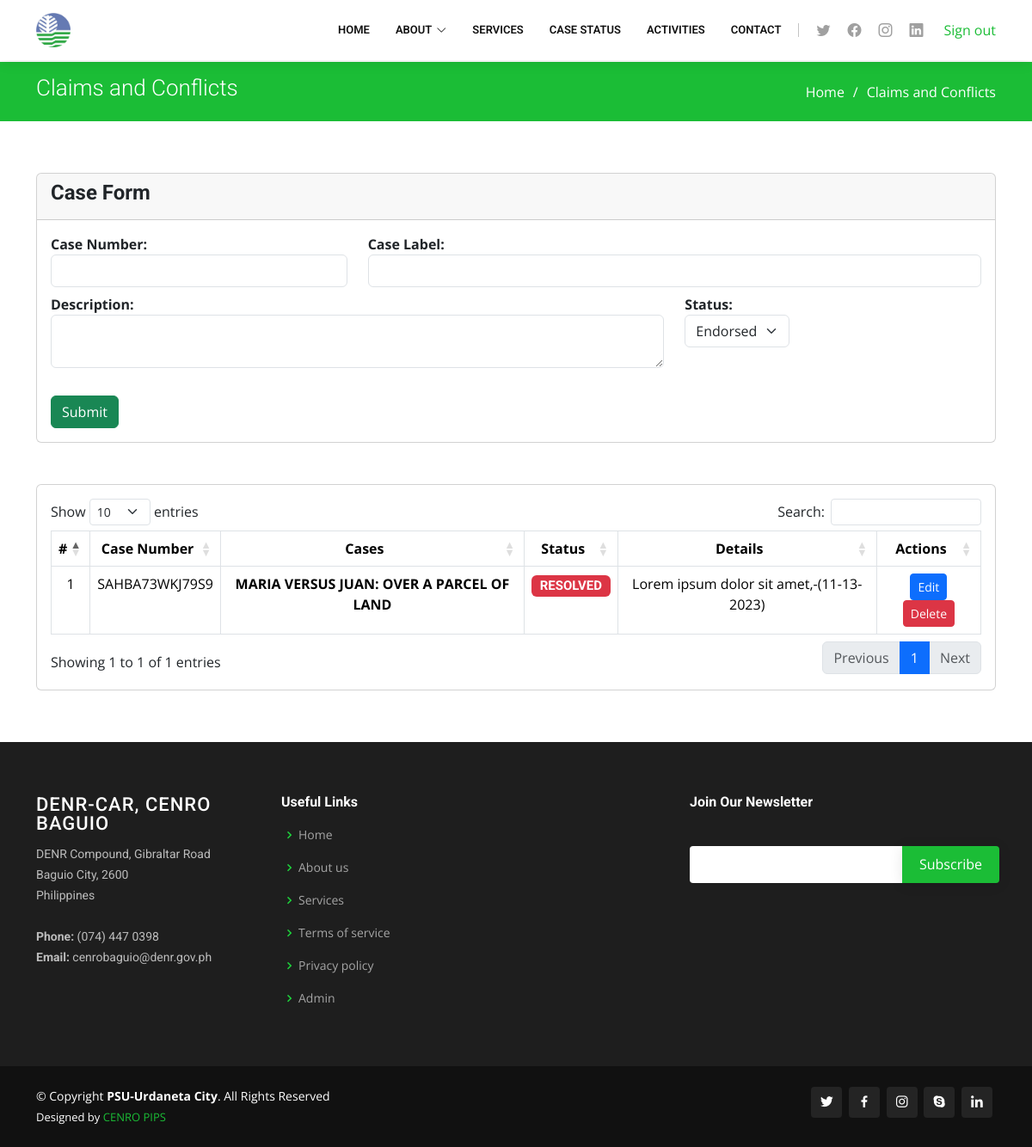
/cases.php (signed in), run on the app's committed database.
### tables this page shows
CREATE TABLE `cases` (
  `case_id` int(11) NOT NULL,
  `case_number` varchar(100) NOT NULL,
  `case_desc` varchar(255) NOT NULL,
  `case_details` varchar(255) NOT NULL,
  `stat` int(11) NOT NULL DEFAULT 1
);

### cases.php (the view, shortened to what this page needs)
<!DOCTYPE html>
<html lang="en">
<head>
  <link href="assets/vendor/animate.css/animate.min.css" rel="stylesheet">
  <link href="assets/vendor/aos/aos.css" rel="stylesheet">
  <link href="assets/vendor/bootstrap/css/bootstrap.min.css" rel="stylesheet">
  <link href="assets/vendor/bootstrap-icons/bootstrap-icons.css" rel="stylesheet">
  <link href="assets/vendor/boxicons/css/boxicons.min.css" rel="stylesheet">
  <link href="assets/vendor/glightbox/css/glightbox.min.css" rel="stylesheet">
  <link href="assets/vendor/remixicon/remixicon.css" rel="stylesheet">
  <link href="assets/vendor/swiper/swiper-bundle.min.css" rel="stylesheet">
  <link href="assets/css/style.css" rel="stylesheet">
  <link rel="stylesheet" href="https://cdn.datatables.net/1.13.6/css/dataTables.bootstrap5.min.css">
</head>
<body>
  <?php
  include "navbar.php";
  include "config.php";
  ?>
  <main id="main">
    <section id="breadcrumbs" class="breadcrumbs">
      <div class="container">
        <div class="d-flex justify-content-between align-items-center">
          <h2>Claims and Conflicts</h2>
          <ol>
            <li><a href="index.php">Home</a></li>
            <li>Claims and Conflicts</li>
          </ol>
        </div>
      </div>
    </section>
    <section id="portfolio" class="portfolio">
      <div class="container">
          <div class="row">
            <?php
              if(isset($_SESSION['user_id']) != 0){
            ?>
            <div class="col-md-12 mb-5">
                <form id="form" action="process_form.php" method="POST">
                    <div class="card">
                        <div class="card-header">
                            <h4><b>Case Form</b></h4>
                        </div>
                        <div class="card-body">
                            <div class="row">
                              <div class="col-4">
                                <label class="control-label"><b>Case Number:</b></label><br>
                                <input type="text" class="form-control mb-2" name="caseNum" required>
                              </div>
                              <div class="col-8">
                                <label class="control-label"><b>Case Label:</b></label>
                                <input type="text" class="form-control mb-2" name="label" required>
                              </div>
                              <div class="col-8">
                                <label class="control-label"><b>Description:</b></label>
                                <textarea  class="form-control mb-2" name="caseDetails" required></textarea>
                              </div>
                              <div class="col-auto">
                                <label class="control-label"><b>Status:</b></label><br>
                                <select class="form-select" name="status" id="status">
                                    <option value="2">Endorsed</option>
                                </select>
                              </div>
                            </div>
                            <br>
                            <button class="btn btn-success" type="submit" id="submitButton">Submit</button>
                        </div>
                    </div>
                </form>
            </div>
            <?php } ?>
            <div class="col-md-12">
              <div class="card md-3">
                <div class="card-body">
                  <table id="myTable" class="table table-bordered">
                    <thead>
                      <th class="text-center">#</th>
                      <th class="text-center">Case Number</th>
                      <th class="text-center">Cases</th>
                      <th class="text-center">Status</th>
                      <?php
                        if(isset($_SESSION['user_id'])  != 0){
                          echo '<th class="text-center">Details</th>';
                          echo '<th class="text-center">Actions</th>';
                        }
                      ?>
                    </thead>
                    <tbody>
                      <?php
                      $i = 1;
                      $sql = "SELECT * FROM cases order by case_id asc";
                      $result = $mysqli->query($sql);
                      if ($result->num_rows > 0){
                      while ($row = $result->fetch_assoc()) :
                      ?>
                        <tr>
                          <td class="text-center"><?php echo $i++ ?></td>
                          <td class="text-center"><?php echo $row['case_number']; ?></td>
                          <td class="text-center">
                            <b><?php echo $row['case_desc'] ?></b>
                          </td>
                          <td class="text-center">
                            <?php
                              if($row['stat'] == 1){
                                echo '<h5><span class="badge bg-success">ACTIVE</span></h5>';
                            } else if($row['stat'] == 0){
                                echo '<h5><span class="badge bg-danger">RESOLVED</span></h5>';
                            } else if($row['stat'] == 2){
                              echo '<h5><span class="badge bg-warning ">ENDORSED</span></h5>';
                            }
                            if(isset($_SESSION['user_id']) != 0){
                            ?>
                          </td>
                          <td class="text-center">
                              <?php echo $row['case_details']; ?>
                          </td>
                          <td class="text-center">
                              <button class="btn btn-sm btn-primary edit_case" type="button"
                              data-id="<?php echo $row['case_id'] ?>"
                              data-case_number="<?php echo $row['case_number'] ?>"
                              data-name="<?php echo $row['case_desc'] ?>"
                              data-case_details="<?php echo $row['case_details'] ?>"
                              >Edit</button>
                              <button class="btn btn-sm btn-danger delete_case" type="button" data-id="<?php echo $row['case_id'] ?>">Delete</button>
                          </td>
                        </tr>
                      <?php
                            }
                        endwhile;
                      }?>
                    </tbody>
                  </table>
                </div>
              </div>
            </div>
          </div>
        </div>
    </section>
  </main>
  <?php include "footer.php";?>
</body>
</html>

### assets/css/style.css (style rules this page uses)
body { font-family: "Open Sans", sans-serif; color: #4d4643; }
a { color: #1bbd36; text-decoration: none; }
h1, h2, h3, h4, h5, h6 { font-family: "Roboto", sans-serif; }
section { padding: 60px 0; overflow: hidden; }
.breadcrumbs { padding: 15px 0; background: #1bbd36; min-height: 40px; margin-top: 72px; }
.breadcrumbs h2 { font-size: 26px; font-weight: 300; color: #fff; }
.breadcrumbs ol { display: flex; flex-wrap: wrap; list-style: none; padding: 0; margin: 0; color: #fff; }
.breadcrumbs ol a { color: #fff; }
.breadcrumbs ol li+li { padding-left: 10px; }
.breadcrumbs ol li+li::before { display: inline-block; padding-right: 10px; color: #fff; content: "/"; }

### data on the page
cases: case_number "SAHBA73WKJ79S9", case_desc "MARIA VERSUS JUAN: OVER A PARCEL OF LAND", stat "RESOLVED", case_details "Lorem ipsum dolor sit amet,-(11-13-2023)"
